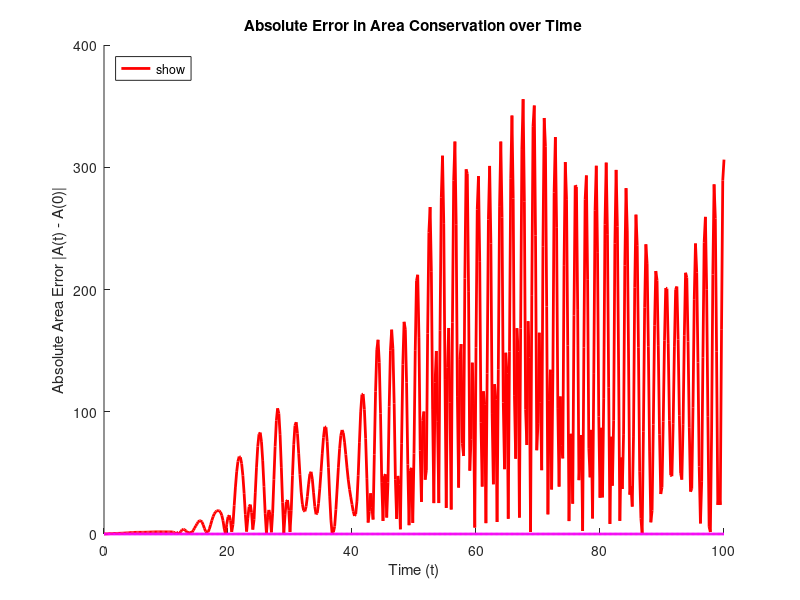

Source code (MATLAB):
% Set the step size and time span
h = 0.2; 
t_end = 100;
t_vec = 0:h:t_end;
N_steps = length(t_vec);

% Vectorized anonymous function for RK4 and Heun
f = @(t,y) [y(2,:); -sin(y(1,:))]; 

% ---------------------------------------------------------
% 1. Define Initial Square Area (q in [-1,1], p in [0.5,1.5])
% ---------------------------------------------------------
m = 1000;
a = -1;
b = 1;
c = 0.5;
d = 1.5;
q_init = [linspace(a,b,m), b*ones(1,m), linspace(b,a,m), a*ones(1,m)];
p_init = [c*ones(1,m), linspace(c,d,m), d*ones(1,m), linspace(d,c,m)];
num_pts = length(q_init);

% State variables for Explicit Euler
q_euler = q_init;
p_euler = p_init;

% State variables for RK4 and Heun (Formatted as 2xM matrices)
y_rk4 = [q_init; p_init];
y_heun = [q_init; p_init];

% State variables for Stormer-Verlet
q_sv = q_init;
p_sv = p_init;

% State variables for Symplectic Euler
q_sym = q_init;
p_sym = p_init;

% Initialize arrays to store the area at each time step
area_euler = zeros(1, N_steps);
area_rk4 = zeros(1, N_steps);
area_heun = zeros(1, N_steps);
area_sv = zeros(1, N_steps);
area_sym = zeros(1, N_steps);

initial_area = polyarea(q_init, p_init);
area_euler(1) = initial_area;
area_rk4(1) = initial_area;
area_heun(1) = initial_area;
area_sv(1) = initial_area;
area_sym(1) = initial_area;

% ---------------------------------------------------------
% 2. Integrate Boundaries and Calculate Areas Step-by-Step
% ---------------------------------------------------------
for i = 1:N_steps-1
    ti = t_vec(i);
    
    % --- Explicit Euler Update ---
    p_next_euler = p_euler - h .* sin(q_euler);
    q_next_euler = q_euler + h .* p_euler; 
    
    q_euler = q_next_euler;
    p_euler = p_next_euler;
    
    area_euler(i+1) = polyarea(q_euler, p_euler);
    
    % --- Heun's Method Update (2nd-Order Explicit RK) ---
    k1_heun = f(ti, y_heun);
    k2_heun = f(ti + h, y_heun + h .* k1_heun);
    
    y_heun = y_heun + h .* (k1_heun + k2_heun) / 2;
    
    area_heun(i+1) = polyarea(y_heun(1,:), y_heun(2,:));
    
    % --- Standard RK4 Update ---
    k1 = f(ti, y_rk4);
    k2 = f(ti + h/2, y_rk4 + h .* k1 / 2);
    k3 = f(ti + h/2, y_rk4 + h .* k2 / 2);
    k4 = f(ti + h, y_rk4 + h .* k3);
    
    y_rk4 = y_rk4 + h .* (k1 + 2.*k2 + 2.*k3 + k4) / 6;
    
    area_rk4(i+1) = polyarea(y_rk4(1,:), y_rk4(2,:));
    
    % --- Stormer-Verlet Update ---
    % Using the explicit Momentum-Verlet formulation
    p_half_sv = p_sv - (h / 2) .* sin(q_sv);
    q_next_sv = q_sv + h .* p_half_sv;
    p_next_sv = p_half_sv - (h / 2) .* sin(q_next_sv);
    
    q_sv = q_next_sv;
    p_sv = p_next_sv;
    
    area_sv(i+1) = polyarea(q_sv, p_sv);
    % --- Symplectic Euler Update ---
    % 1. Update momentum using current position
    p_next_sym = p_sym - h .* sin(q_sym);
    % 2. Update position using the NEW momentum
    q_next_sym = q_sym + h .* p_next_sym;
    
    q_sym = q_next_sym;
    p_sym = p_next_sym;
    
    area_sym(i+1) = polyarea(q_sym, p_sym);
end

% ---------------------------------------------------------
% 3. Integrate Boundary using ode45 (High Precision)
% ---------------------------------------------------------
options = odeset('RelTol', 1e-7, 'AbsTol', 1e-7);
% Create a vectorized ODE function that takes a column vector 
f_ode45 = @(t, y) [y(num_pts+1:end); -sin(y(1:num_pts))];
y0_ode45 = [q_init'; p_init']; 
% Solve for the entire boundary in one shot evaluating exactly at t_vec
[~, y_out_ode45] = ode45(f_ode45, t_vec, y0_ode45, options);

% Calculate area for ode45 at each time step
area_ode45 = zeros(1, N_steps);
for i = 1:N_steps
    q_out = y_out_ode45(i, 1:num_pts);
    p_out = y_out_ode45(i, num_pts+1:end);
    area_ode45(i) = polyarea(q_out, p_out);
end

% ---------------------------------------------------------
% 4. Plot Absolute Error vs Time
% ---------------------------------------------------------
figure;
hold on;

% Calculate the absolute error |A(t) - A(0)| for all methods
err_euler = abs(area_euler - initial_area);
err_heun  = abs(area_heun - initial_area);
err_rk4   = abs(area_rk4 - initial_area);
err_sv    = abs(area_sv - initial_area);
err_sym   = abs(area_sym - initial_area);
err_ode45 = abs(area_ode45 - initial_area);

% Plotting only Heun's Method and Stormer-Verlet as requested
plot(t_vec, err_euler, 'r-', 'LineWidth', 2, 'DisplayName', 'Explicit Euler');
%plot(t_vec, err_heun, 'y-', 'LineWidth', 2, 'DisplayName', 'Heun''s Method');
% plot(t_vec, err_rk4, 'c-', 'LineWidth', 2, 'DisplayName', 'Standard RK4');
%plot(t_vec, err_sv, 'g-', 'LineWidth', 2, 'DisplayName', 'Stormer-Verlet');
plot(t_vec, err_sym, 'm-', 'LineWidth', 2, 'DisplayName', 'Symplectic Euler');
% plot(t_vec, err_ode45, 'w--', 'LineWidth', 2, 'DisplayName', 'ode45');

xlabel('Time (t)');
ylabel('Absolute Area Error |A(t) - A(0)|');
title('Absolute Error in Area Conservation over Time');
legend('show', 'Location', 'northwest');

% Formatting to maintain your black background preference
set(gca, 'Color', 'k', 'GridColor', 'w'); 
grid on;
hold off;
